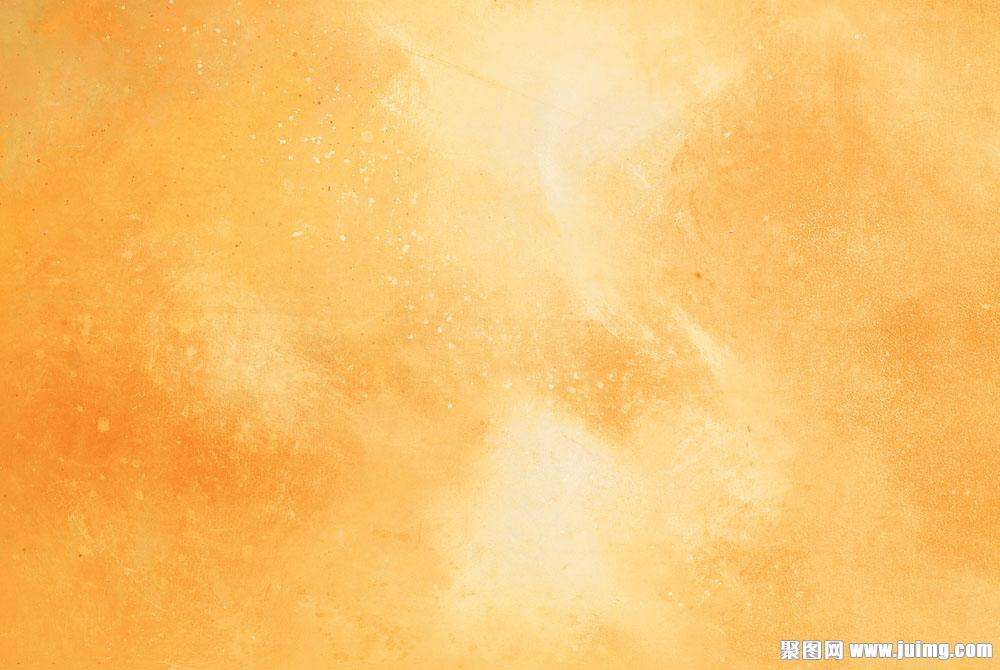
#> input picture texture_origin/map.jpg, 1000 x 670 px
$ python -i my_process.py   (imports and definitions only)
#> lines starting #> are read from the running program, lines starting #| are printed output that depends on the picture
#coding:utf-8
#!D:/ProgramFiles/python
from PIL import Image
from numpy import *
from scipy import *
from scipy.ndimage import filters
import matplotlib.pyplot as pyplot


#各个图层数据去除道路
#输入：需要处理的图层（除了背景层和道路层），道路层
#输出：去除了道路的地物图层
# [45 lines left out: function my_deleteRoad, not called in this run]


#第一步：高斯模糊
#输入：RGB模式的图片，如果不是RGB的话转化成RGB模式,convert("RGB")
#输出：RGB模式的png格式图片，输出的图片用于二值化
def my_gauss(img_origin,sigma):
    image_origin = array(img_origin.convert("RGB"))

    image_zeros = zeros([4096,4096,3])
    for i in range(3):
        image_zeros[:,:,i] = filters.gaussian_filter(image_origin[:,:,i],sigma)

    image_gauss = uint8(image_zeros)
    image_gauss = Image.fromarray(image_gauss)

    #返回的是三通道的PIL对象
    return image_gauss


#第二步：二值化
#输入：灰度图，如果不是灰度图则转化成灰度图，此处用到的高斯模糊的结果为RGB模式，convert("L")
#输出：单通道，二值化图，用于生成图层的白色部分、白色部分的灰色边缘
# [57 lines left out: functions my_binary, my_whiteBorder, not called in this run]


#第三部（2）：地物层的灰色边缘
#输入：二值化图
#输出：地物部分为灰色的图片，等待叠加到地物纹理之上
def my_objectGrayBorder(img_binary):
    image_binary=img_binary
    image_gauss=my_gauss(image_binary,5).convert("RGBA")

    bands_binary=image_binary.convert("RGBA").split()
    image_binary_r=bands_binary[0]
    image_binary_g=bands_binary[1]
    image_binary_b=bands_binary[2]
    image_binary_a=bands_binary[3]

    bands_gauss=image_gauss.split()
    image_gauss_r=bands_gauss[0]
    image_gauss_g=bands_gauss[1]
    image_gauss_b=bands_gauss[2]
    image_gauss_a=bands_gauss[3]

    image_binary_r = asarray(image_binary_r)
    image_binary_g = asarray(image_binary_g)
    image_binary_b = asarray(image_binary_b)
    image_binary_a = asarray(image_binary_a)

    image_gauss_r = asarray(image_gauss_r)
    image_gauss_g = asarray(image_gauss_g)
    image_gauss_b = asarray(image_gauss_b)
    image_gauss_a = asarray(image_gauss_a)

    image_gauss_r.flags.writeable = True
    image_gauss_g.flags.writeable = True
    image_gauss_b.flags.writeable = True
    image_gauss_a.flags.writeable = True

    for i in range(0,len(image_binary_r)):
        for j in range(0,len(image_binary_r[i])):
            if(image_binary_r[i][j]==0):
                image_gauss_a[i][j]=0
            else:
                image_gauss_a[i][j]=256-image_gauss_r[i][j]

    r = Image.fromarray(image_gauss_r)
    g = Image.fromarray(image_gauss_g)
    b = Image.fromarray(image_gauss_b)
    a = Image.fromarray(image_gauss_a)
    image_grayBorder = Image.merge("RGBA", (r,g,b,a))

    return image_grayBorder


#第三步（3）：地物层纹理
#输入：二值化图，转化成RGBA，convert("RGBA")，以图层融合的形式或者赋值的形式修改像素
#输出：地物带纹理，非地物部分透明，等待大融合
# [191 lines left out: functions my_objectTexture, my_grayBorder, my_compositeBg, my_compositeLast, my_colorBurn, not called in this run]


>>> import cv2
>>> picture = cv2.imread('texture_origin/map.jpg', cv2.IMREAD_GRAYSCALE)
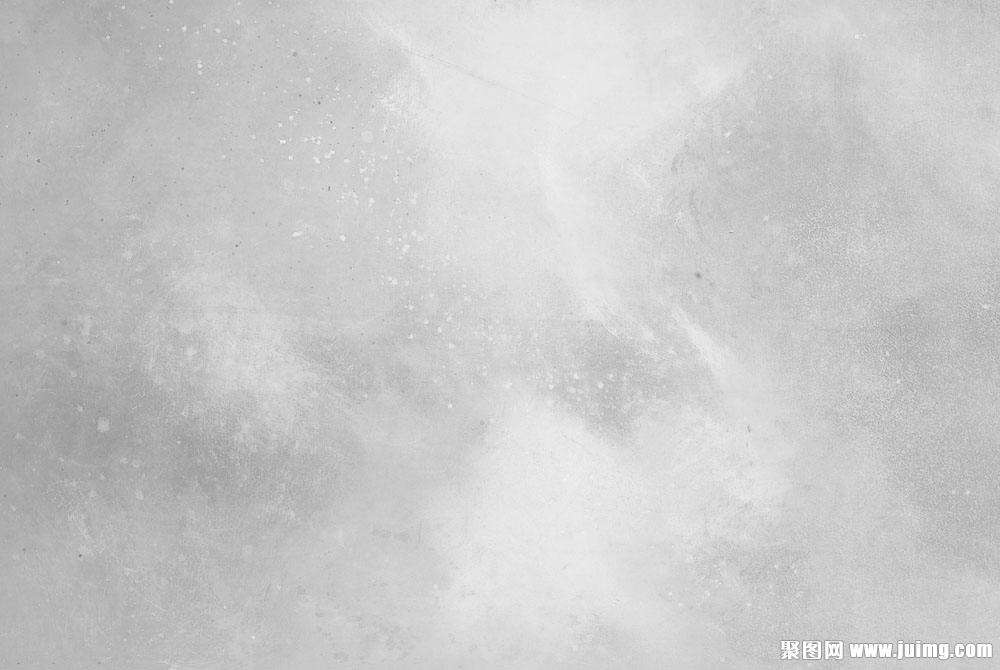
#> picture: shape (670, 1000); min 114, max 255, mean 202
>>> result = my_objectGrayBorder(picture)
#> (the run stopped early here; a loop or call above may not have finished)
